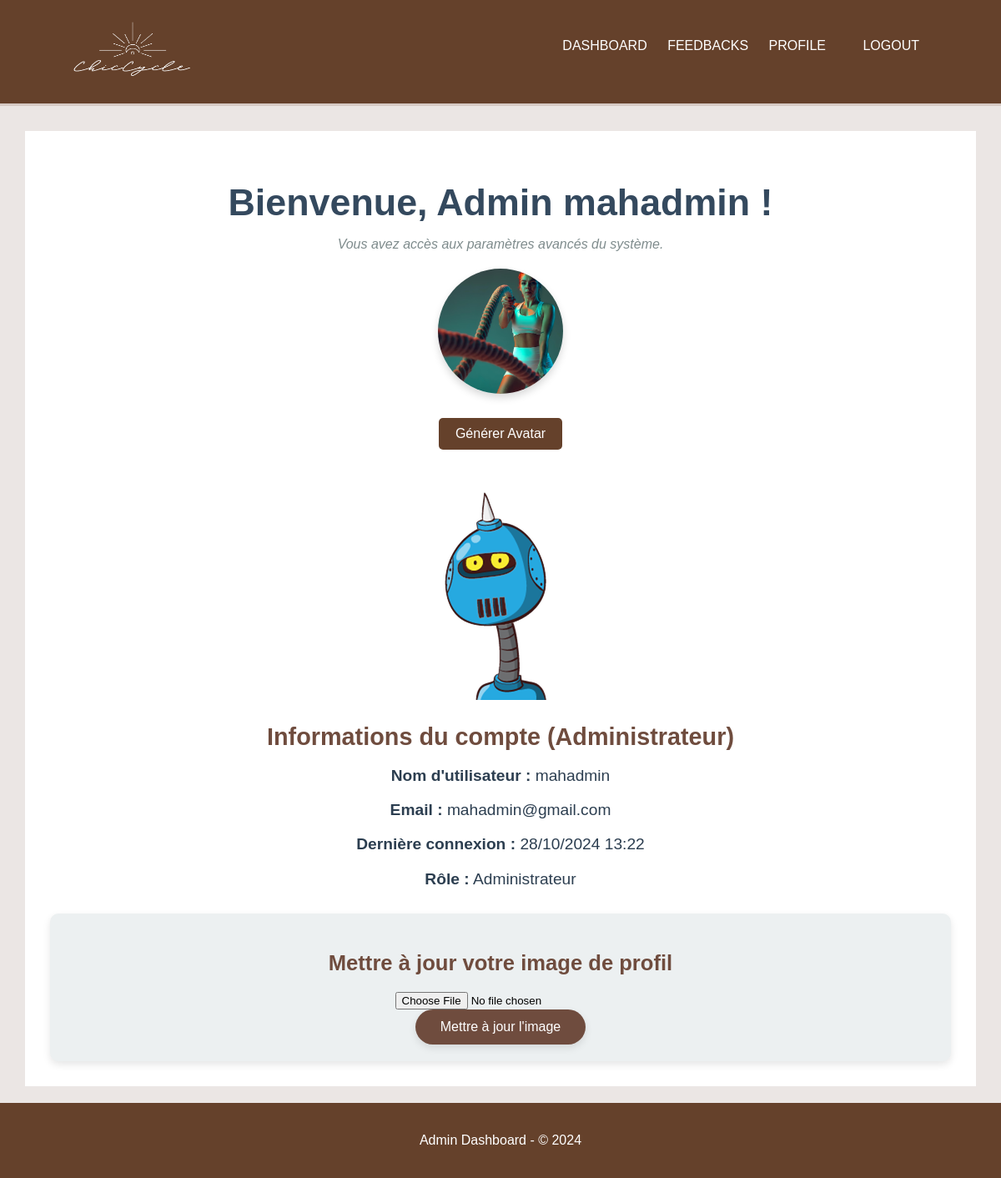
The page /profile/admin/ (signed in) on the database its author committed.
### users/models.py (models this page shows)
class CustomUser(AbstractUser):
    ROLES = (
        ('superadmin', 'Super Admin'),
        ('admin', 'Admin'),
        ('user', 'User'),
    )
    role = models.CharField(max_length=10, choices=ROLES, default='user')
    image = models.ImageField(upload_to='profile_images/', default='profile_images/default.png', blank=True, null=True)
    avatar = models.ImageField(upload_to='avatars/', blank=True, null=True)
    points = models.IntegerField(default=0)  # Assurez-vous que cette ligne est correctement indentée
    badge = models.CharField(max_length=50, blank=True, null=True)

### users/views.py (the view)
# urls.py: path('profile/admin/', views.admin_profile, name='admin_profile'),
@login_required
@user_passes_test(is_admin)
def admin_profile(request):
    user = request.user
    if request.method == 'POST':
        form = UpdateProfileImageForm(request.POST, request.FILES, instance=user)
        if form.is_valid():
            form.save()
            return redirect('admin_profile')  # Redirection après la soumission du formulaire
    else:
        form = UpdateProfileImageForm(instance=user)
    return render(request, 'user-management/admin_profile.html', {
        'user': user,
        'form': form
    })

### users/forms.py
class UpdateProfileImageForm(forms.ModelForm):
    class Meta:
        model = CustomUser
        fields = ['image']
        widgets = { 'image': forms.FileInput(attrs={'class': 'form-control-file'}),
        }

### users/views.py (called while the page is built)
def is_admin(user):
    return user.role in ['admin']

### users/templates/user-management/admin_profile.html (shortened to what this page needs)
{% extends 'base_admin.html' %} {% load static %}  {% block content %}
<div class="profile-container admin-profile">
  <div class="profile-header">
    <h1>Bienvenue, Admin {{ user.username }} !</h1>
    <p class="profile-tagline">
      Vous avez accès aux paramètres avancés du système.
    </p>
  </div>
  <div class="profile-content">
    <div class="profile-avatar admin-avatar">
      <img src="{{ user.image.url }}" alt="Avatar" class="avatar" />
    </div>
    <form action="{% url 'generate_ai_avatar' %}" method="POST">
      <button type="submit" class="btn btn-primary">Générer Avatar</button>
    </form>
    {% if user.avatar %}
    <img src="{{ user.avatar.url }}" alt="Avatar" />
    {% else %}
    <img src="{{ user.image.url }}" alt="Image de profil" />
    {% endif %}
    <div class="admin-info">
      <h2>Informations du compte (Administrateur)</h2>
      <p><strong>Nom d'utilisateur :</strong> {{ user.username }}</p>
      <p><strong>Email :</strong> {{ user.email }}</p>
      <p>
        <strong>Dernière connexion :</strong>
         {{ user.last_login|date:"d/m/Y H:i" }}
      </p>
      <p><strong>Rôle :</strong> Administrateur</p>
    </div>
    <div class="profile-image-update admin-image-update">
      <h3>Mettre à jour votre image de profil</h3>
      <form method="POST" enctype="multipart/form-data">
        <div class="form-group">{{ form.image }}</div>
        <button type="submit" class="btn btn-update admin-btn">
          Mettre à jour l'image
        </button>
      </form>
    </div>
  </div>
</div>
{% endblock %}

### users/templates/base_admin.html (style rules this page uses)
body { font-family: Arial, sans-serif; background-color: #ebe6e4; margin: 0; padding: 0; }
.content h1 { margin-bottom: 20px; }
.content p { margin-bottom: 30px; }
button { background-color: #65412b; color: #fff; border: none; padding: 10px 20px; border-radius: 5px; cursor: pointer; font-size: 16px; }

### users/templates/user-management/admin_profile.html (style rules this page uses)
.admin-profile .profile-header h1 { font-size: 2.8em; color: #34495e; margin-bottom: 10px; }
.admin-profile .profile-tagline { color: #7f8c8d; margin-bottom: 20px; font-style: italic; }
.admin-avatar img { width: 150px; height: 150px; border-radius: 50%; object-fit: cover; margin-bottom: 25px; box-shadow: 0 5px 10px rgba(0, 0, 0, 0.15); transition: transform 0.3s ease, box-shadow 0.3s ease; }
.admin-info h2 { font-size: 1.8em; margin-bottom: 15px; color: #6F4C3E; }
.admin-info p { font-size: 1.2em; color: #2c3e50; margin-bottom: 10px; }
.admin-image-update { background-color: #ecf0f1; padding: 20px; border-radius: 10px; box-shadow: 0 4px 10px rgba(0, 0, 0, 0.1); margin-top: 30px; }
.admin-image-update h3 { margin-bottom: 20px; color: #6F4C3E; font-size: 1.6em; }
.admin-btn { padding: 12px 30px; background-color: #6F4C3E; color: white; border: none; border-radius: 50px; font-size: 1em; transition: background-color 0.3s ease, box-shadow 0.3s ease; box-shadow: 0 4px 10px rgba(0, 0, 0, 0.1); }

### rows shown on the page
CustomUser: username "mahadmin", image (picture), avatar (picture), email "mahadmin@gmail.com", last_login "28/10/2024 13:22"
